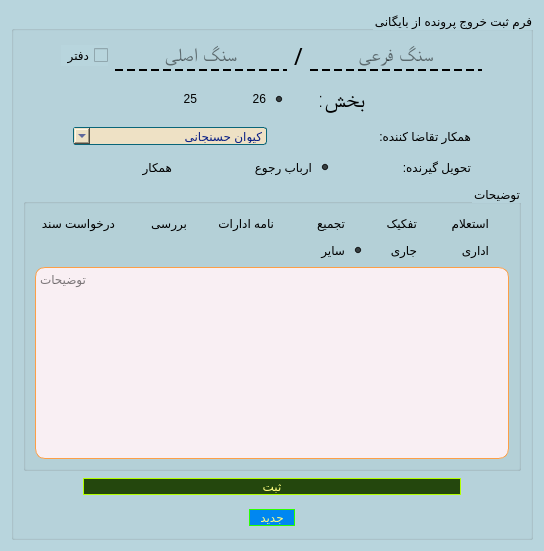
      <widget class="QWidget" name="tab1_inputData">
       <property name="layoutDirection">
        <enum>Qt::RightToLeft</enum>
       </property>
       <property name="styleSheet">
        <string notr="true">QWidget{
background-color: #b8d5dd  ;
}
QGroupBox{
background-color: rgba(0, 0, 0, 0);
}
QLineEdit{
background-color: rgba(0, 0, 0, 0);
font: 75 14pt &quot;A Arghavan&quot;;
border-style: dashed;
border-bottom-width: 2px;
}
QRadioButton{
background-color: rgba(0, 0, 0, 0);
font: 75 14pt &quot;A Arghavan&quot;;
}
QLabel{
background-color: rgba(0, 0, 0, 0);
font: 75 17pt &quot;A Arsoo&quot;;
}
QComboBox{
background-color: #eee1c5   ;
font: 75 10pt &quot;A Arsoo&quot;;
color:#0A1F85;
border: 1px solid #096578  ;
border-radius: 3px;
}
QTextEdit{
background-color: #f9eff3 ;
font: 75 9pt &quot;A Arsoo&quot;;
border: 1px solid  #fc9f47    ;
border-radius: 10px;
}
QCheckBox{
font: 75 12pt &quot;A Arsoo&quot;;
}
QStatusBar{
background-color:rgb(33, 33, 33);
color: rgb(0, 255, 59);
border:1px solid rgbrgb(0, 148, 0);
border-radius:2px;
	font: 8pt &quot;Dast Nevis&quot;;
}
</string>
       </property>
       <attribute name="title">
        <string>ورود اطلاعات</string>
       </attribute>
       <layout class="QGridLayout" name="gridLayout_4">
        <item row="0" column="1">
         <widget class="QGroupBox" name="groupBox_inputData">
          <property name="title">
           <string>فرم ثبت خروج پرونده از بایگانی</string>
          </property>
          <layout class="QGridLayout" name="gridLayout_2">
           <item row="6" column="0">
            <widget class="QGroupBox" name="groupBox_Tozihat">
             <property name="statusTip">
              <string>  علت درخواست پرونده از بایگانی  </string>
             </property>
             <property name="layoutDirection">
              <enum>Qt::RightToLeft</enum>
             </property>
             <property name="styleSheet">
              <string notr="true">QRadioButton{
font: 75 11pt &quot;A Arsoo&quot;;
}</string>
             </property>
             <property name="title">
              <string>توضیحات</string>
             </property>
             <layout class="QGridLayout" name="gridLayout_6">
              <item row="3" column="0" colspan="6">
               <widget class="QTextEdit" name="textEdit_Tozihat">
                <property name="enabled">
                 <bool>true</bool>
                </property>
                <property name="cursor" stdset="0">
                 <cursorShape>IBeamCursor</cursorShape>
                </property>
                <property name="statusTip">
                 <string>توضیحات خود را در این بخش بنویسید</string>
                </property>
                <property name="placeholderText">
                 <string>توضیحات</string>
                </property>
               </widget>
              </item>
              <item row="0" column="0">
               <widget class="QRadioButton" name="radioButton_estelam">
                <property name="text">
                 <string>استعلام</string>
                </property>
               </widget>
              </item>
              <item row="1" column="1">
               <widget class="QRadioButton" name="radioButton_Jari">
                <property name="text">
                 <string>جاری</string>
                </property>
               </widget>
              </item>
              <item row="1" column="0">
               <widget class="QRadioButton" name="radioButton_edary">
                <property name="text">
                 <string>اداری</string>
                </property>
               </widget>
              </item>
              <item row="1" column="2">
               <widget class="QRadioButton" name="radioButton_sayer">
                <property name="text">
                 <string>سایر</string>
                </property>
                <property name="checked">
                 <bool>true</bool>
                </property>
               </widget>
              </item>
              <item row="0" column="1">
               <widget class="QRadioButton" name="radioButton_tafkik">
                <property name="text">
                 <string>تفکیک</string>
                </property>
               </widget>
              </item>
              <item row="0" column="2">
               <widget class="QRadioButton" name="radioButton_tajmii">
                <property name="text">
                 <string>تجمیع</string>
                </property>
               </widget>
              </item>
              <item row="0" column="3">
               <widget class="QRadioButton" name="radioButton_nameEdarat">
                <property name="text">
                 <string>نامه ادارات</string>
                </property>
               </widget>
              </item>
              <item row="0" column="4">
               <widget class="QRadioButton" name="radioButton_Baresi">
                <property name="text">
                 <string>بررسی</string>
                </property>
               </widget>
              </item>
              <item row="0" column="5">
               <widget class="QRadioButton" name="radioButton_darKhastSanad">
                <property name="text">
                 <string>درخواست سند</string>
                </property>
               </widget>
              </item>
             </layout>
            </widget>
           </item>
           <item row="0" column="0">
            <layout class="QHBoxLayout" name="horizontalLayout_Sang">
             <item>
              <spacer name="horizontalSpacer">
               <property name="orientation">
                <enum>Qt::Horizontal</enum>
               </property>
               <property name="sizeHint" stdset="0">
                <size>
                 <width>38</width>
                 <height>20</height>
                </size>
               </property>
              </spacer>
             </item>
             <item>
              <widget class="QLineEdit" name="lineEdit_sangFari">
               <property name="font">
                <font>
                 <family>A Arghavan</family>
                 <pointsize>14</pointsize>
                 <weight>9</weight>
                 <italic>false</italic>
                 <bold>false</bold>
                </font>
               </property>
               <property name="statusTip">
                <string>سنگ فرعی را وارد کنید</string>
               </property>
               <property name="styleSheet">
                <string notr="true"/>
               </property>
               <property name="alignment">
                <set>Qt::AlignCenter</set>
               </property>
               <property name="placeholderText">
                <string>سنگ فرعی</string>
               </property>
              </widget>
             </item>
             <item>
              <widget class="QLabel" name="label">
               <property name="sizePolicy">
                <sizepolicy hsizetype="Preferred" vsizetype="Preferred">
                 <horstretch>0</horstretch>
                 <verstretch>0</verstretch>
                </sizepolicy>
               </property>
               <property name="font">
                <font>
                 <family>A Arsoo</family>
                 <pointsize>17</pointsize>
                 <weight>9</weight>
                 <italic>false</italic>
                 <bold>false</bold>
                </font>
               </property>
               <property name="text">
                <string>/</string>
               </property>
               <property name="alignment">
                <set>Qt::AlignCenter</set>
               </property>
               <property name="margin">
                <number>5</number>
               </property>
              </widget>
             </item>
             <item>
              <widget class="QLineEdit" name="lineEdit_sangAsli">
               <property name="font">
                <font>
                 <family>A Arghavan</family>
                 <pointsize>14</pointsize>
                 <weight>9</weight>
                 <italic>false</italic>
                 <bold>false</bold>
                </font>
               </property>
               <property name="statusTip">
                <string>سنگ اصلی را وارد کنید</string>
               </property>
               <property name="styleSheet">
                <string notr="true"/>
               </property>
               <property name="locale">
                <locale language="English" country="UnitedStates"/>
               </property>
               <property name="inputMethodHints">
                <set>Qt::ImhHiddenText</set>
               </property>
               <property name="alignment">
                <set>Qt::AlignCenter</set>
               </property>
               <property name="placeholderText">
                <string>سنگ اصلی</string>
               </property>
              </widget>
             </item>
             <item>
              <widget class="QCheckBox" name="checkBox_daftar">
               <property name="cursor">
                <cursorShape>PointingHandCursor</cursorShape>
               </property>
               <property name="statusTip">
                <string>   درخواست دریافت دفتر از بایگانی  </string>
               </property>
               <property name="text">
                <string>دفتر</string>
               </property>
              </widget>
             </item>
             <item>
              <spacer name="horizontalSpacer_2">
               <property name="orientation">
                <enum>Qt::Horizontal</enum>
               </property>
               <property name="sizeHint" stdset="0">
                <size>
                 <width>38</width>
                 <height>20</height>
                </size>
               </property>
              </spacer>
             </item>
            </layout>
           </item>
           <item row="2" column="0">
            <layout class="QHBoxLayout" name="horizontalLayout_QRadio">
             <property name="spacing">
              <number>30</number>
             </property>
             <property name="leftMargin">
              <number>10</number>
             </property>
             <property name="topMargin">
              <number>7</number>
             </property>
             <property name="rightMargin">
              <number>10</number>
             </property>
             <property name="bottomMargin">
              <number>7</number>
             </property>
             <item>
              <spacer name="horizontalSpacer_3">
               <property name="orientation">
                <enum>Qt::Horizontal</enum>
               </property>
               <property name="sizeHint" stdset="0">
                <size>
                 <width>40</width>
                 <height>20</height>
                </size>
               </property>
              </spacer>
             </item>
             <item>
              <widget class="QLabel" name="label_2">
               <property name="font">
                <font>
                 <family>A Arsoo</family>
                 <pointsize>17</pointsize>
                 <weight>9</weight>
                 <italic>false</italic>
                 <bold>false</bold>
                </font>
               </property>
               <property name="statusTip">
                <string>بخش را انتخاب کنید</string>
               </property>
               <property name="text">
                <string>بخش:</string>
               </property>
              </widget>
             </item>
             <item>
              <widget class="QRadioButton" name="radioButton_bakhsh26">
               <property name="cursor">
                <cursorShape>PointingHandCursor</cursorShape>
               </property>
               <property name="statusTip">
                <string>بخش 26 گیلان</string>
               </property>
               <property name="text">
                <string>26</string>
               </property>
               <property name="checked">
                <bool>true</bool>
               </property>
              </widget>
             </item>
             <item>
              <widget class="QRadioButton" name="radioButton_bakhsh25">
               <property name="cursor">
                <cursorShape>PointingHandCursor</cursorShape>
               </property>
               <property name="statusTip">
                <string>بخش 25 گیلان</string>
               </property>
               <property name="text">
                <string>25</string>
               </property>
               <property name="checked">
                <bool>false</bool>
               </property>
              </widget>
             </item>
             <item>
              <spacer name="horizontalSpacer_4">
               <property name="orientation">
                <enum>Qt::Horizontal</enum>
               </property>
               <property name="sizeHint" stdset="0">
                <size>
                 <width>40</width>
                 <height>20</height>
                </size>
               </property>
              </spacer>
             </item>
            </layout>
           </item>
           <item row="4" column="0">
            <layout class="QHBoxLayout" name="horizontalLayout_DarkhastKonande">
             <property name="spacing">
              <number>10</number>
             </property>
             <property name="leftMargin">
              <number>10</number>
             </property>
             <property name="topMargin">
              <number>0</number>
             </property>
             <property name="rightMargin">
              <number>10</number>
             </property>
             <property name="bottomMargin">
              <number>0</number>
             </property>
             <item>
              <spacer name="horizontalSpacer_5">
               <property name="orientation">
                <enum>Qt::Horizontal</enum>
               </property>
               <property name="sizeType">
                <enum>QSizePolicy::Fixed</enum>
               </property>
               <property name="sizeHint" stdset="0">
                <size>
                 <width>40</width>
                 <height>20</height>
                </size>
               </property>
              </spacer>
             </item>
             <item>
              <widget class="QLabel" name="label_3">
               <property name="statusTip">
                <string>همکار تقاضا کننده پرونده را مشخص کنید</string>
               </property>
               <property name="text">
                <string>همکار تقاضا کننده:</string>
               </property>
              </widget>
             </item>
             <item>
              <widget class="QComboBox" name="comboBox_Hamkaran">
               <property name="sizePolicy">
                <sizepolicy hsizetype="Preferred" vsizetype="Fixed">
                 <horstretch>0</horstretch>
                 <verstretch>0</verstretch>
                </sizepolicy>
               </property>
               <property name="cursor">
                <cursorShape>PointingHandCursor</cursorShape>
               </property>
               <property name="statusTip">
                <string>همکار تقاضا کننده پرونده را مشخص کنید</string>
               </property>
               <property name="editable">
                <bool>false</bool>
               </property>
               <property name="currentText">
                <string>کیوان حسنجانی</string>
               </property>
               <item>
                <property name="text">
                 <string>کیوان حسنجانی</string>
                </property>
               </item>
               <item>
                <property name="text">
                 <string>صائمه امجدی</string>
                </property>
               </item>
               <item>
                <property name="text">
                 <string>سیدمحمد آتشی</string>
                </property>
               </item>
               <item>
                <property name="text">
                 <string>علی رحمانی</string>
                </property>
               </item>
               <item>
                <property name="text">
                 <string>آرمان کاظمی</string>
                </property>
               </item>
               <item>
                <property name="text">
                 <string>یداله شهبازی</string>
                </property>
               </item>
               <item>
                <property name="text">
                 <string>سیدرشید کاظمی</string>
                </property>
               </item>
               <item>
                <property name="text">
                 <string>سیدمحمد موسوی</string>
                </property>
               </item>
               <item>
                <property name="text">
                 <string>صدیقه روشن</string>
                </property>
               </item>
               <item>
                <property name="text">
                 <string>محسن مهرافشان</string>
                </property>
               </item>
               <item>
                <property name="text">
                 <string>علیرضا آزادی</string>
                </property>
               </item>
               <item>
                <property name="text">
                 <string>سایر</string>
                </property>
               </item>
              </widget>
             </item>
             <item>
              <spacer name="horizontalSpacer_6">
               <property name="orientation">
                <enum>Qt::Horizontal</enum>
               </property>
               <property name="sizeType">
                <enum>QSizePolicy::Fixed</enum>
               </property>
               <property name="sizeHint" stdset="0">
                <size>
                 <width>40</width>
                 <height>20</height>
                </size>
               </property>
              </spacer>
             </item>
            </layout>
           </item>
           <item row="5" column="0">
            <layout class="QHBoxLayout" name="horizontalLayout_TahvilGirande">
             <property name="spacing">
              <number>20</number>
             </property>
             <property name="leftMargin">
              <number>10</number>
             </property>
             <property name="topMargin">
              <number>5</number>
             </property>
             <property name="rightMargin">
              <number>10</number>
             </property>
             <property name="bottomMargin">
              <number>0</number>
             </property>
             <item>
              <spacer name="horizontalSpacer_8">
               <property name="orientation">
                <enum>Qt::Horizontal</enum>
               </property>
               <property name="sizeType">
                <enum>QSizePolicy::Fixed</enum>
               </property>
               <property name="sizeHint" stdset="0">
                <size>
                 <width>40</width>
                 <height>20</height>
                </size>
               </property>
              </spacer>
             </item>
             <item>
              <widget class="QLabel" name="label_4">
               <property name="statusTip">
                <string>تحویل گیرنده پرونده از بایگانی را انتخاب کنید</string>
               </property>
               <property name="text">
                <string>تحویل گیرنده:</string>
               </property>
              </widget>
             </item>
             <item>
              <widget class="QRadioButton" name="radioButton_arbabRojo">
               <property name="cursor">
                <cursorShape>PointingHandCursor</cursorShape>
               </property>
               <property name="statusTip">
                <string>تحویل گیرنده پرونده از بایگانی را انتخاب کنید</string>
               </property>
               <property name="text">
                <string>ارباب رجوع</string>
               </property>
               <property name="checked">
                <bool>true</bool>
               </property>
              </widget>
             </item>
             <item>
              <widget class="QRadioButton" name="radioButton_hamkar">
               <property name="cursor">
                <cursorShape>PointingHandCursor</cursorShape>
               </property>
               <property name="statusTip">
                <string>تحویل گیرنده پرونده از بایگانی را انتخاب کنید</string>
               </property>
               <property name="text">
                <string>همکار</string>
               </property>
              </widget>
             </item>
             <item>
              <spacer name="horizontalSpacer_7">
               <property name="orientation">
                <enum>Qt::Horizontal</enum>
               </property>
               <property name="sizeType">
                <enum>QSizePolicy::Fixed</enum>
               </property>
               <property name="sizeHint" stdset="0">
                <size>
                 <width>40</width>
                 <height>20</height>
                </size>
               </property>
              </spacer>
             </item>
            </layout>
           </item>
           <item row="7" column="0">
            <layout class="QHBoxLayout" name="horizontalLayout_sabtBtn">
             <property name="leftMargin">
              <number>20</number>
             </property>
             <property name="topMargin">
              <number>0</number>
             </property>
             <property name="rightMargin">
              <number>20</number>
             </property>
             <property name="bottomMargin">
              <number>5</number>
             </property>
             <item>
              <spacer name="horizontalSpacer_12">
               <property name="orientation">
                <enum>Qt::Horizontal</enum>
               </property>
               <property name="sizeType">
                <enum>QSizePolicy::Fixed</enum>
               </property>
               <property name="sizeHint" stdset="0">
                <size>
                 <width>40</width>
                 <height>20</height>
                </size>
               </property>
              </spacer>
             </item>
             <item>
              <widget class="QPushButton" name="pushButton_sabt">
               <property name="cursor">
                <cursorShape>PointingHandCursor</cursorShape>
               </property>
               <property name="statusTip">
                <string>برای ثبت کلیک کنید</string>
               </property>
               <property name="styleSheet">
                <string notr="true">QPushButton:hover:!pressed
{
  border: 2px dashed rgb(255, 85, 0);
	background-color: rgb(129, 125, 255);
	color: #FF0000;
}
QPushButton{
background-color: #24470d  ;
font: 14pt &quot;A Arsoo&quot;;
color: rgb(255, 255, 127);
border: 1px solid   #b2ff00  ;
border-radius: 10px;
}</string>
               </property>
               <property name="text">
                <string>ثبت</string>
               </property>
               <property name="autoDefault">
                <bool>false</bool>
               </property>
               <property name="default">
                <bool>false</bool>
               </property>
              </widget>
             </item>
             <item>
              <spacer name="horizontalSpacer_11">
               <property name="orientation">
                <enum>Qt::Horizontal</enum>
               </property>
               <property name="sizeType">
                <enum>QSizePolicy::Fixed</enum>
               </property>
               <property name="sizeHint" stdset="0">
                <size>
                 <width>40</width>
                 <height>20</height>
                </size>
               </property>
              </spacer>
             </item>
            </layout>
           </item>
           <item row="8" column="0">
            <layout class="QHBoxLayout" name="horizontalLayout_btnNew">
             <property name="leftMargin">
              <number>10</number>
             </property>
             <property name="topMargin">
              <number>0</number>
             </property>
             <property name="rightMargin">
              <number>10</number>
             </property>
             <property name="bottomMargin">
              <number>0</number>
             </property>
             <item>
              <spacer name="horizontalSpacer_10">
               <property name="orientation">
                <enum>Qt::Horizontal</enum>
               </property>
               <property name="sizeType">
                <enum>QSizePolicy::Fixed</enum>
               </property>
               <property name="sizeHint" stdset="0">
                <size>
                 <width>40</width>
                 <height>20</height>
                </size>
               </property>
              </spacer>
             </item>
             <item>
              <widget class="QPushButton" name="pushButton_new">
               <property name="sizePolicy">
                <sizepolicy hsizetype="Maximum" vsizetype="Maximum">
                 <horstretch>0</horstretch>
                 <verstretch>0</verstretch>
                </sizepolicy>
               </property>
               <property name="cursor">
                <cursorShape>PointingHandCursor</cursorShape>
               </property>
               <property name="statusTip">
                <string>پاکسازی فرم برای ثبت اطلاعات جدید</string>
               </property>
               <property name="styleSheet">
                <string notr="true">QPushButton:hover:!pressed
{
  border: 2px dashed   #039cff  ;
	background-color:  #cddbab  ;
	color:   #d101ff  ;
}
QPushButton{
background-color:   #0087f1    ;
font: 14pt &quot;A Arsoo&quot;;
color: rgb(255, 255, 127);
border: 1px solid   #2bff01 ;;
border-radius: 10px;
}</string>
               </property>
               <property name="text">
                <string>   جدید   </string>
               </property>
               <property name="shortcut">
                <string>Ctrl+N</string>
               </property>
              </widget>
             </item>
             <item>
              <spacer name="horizontalSpacer_9">
               <property name="orientation">
                <enum>Qt::Horizontal</enum>
               </property>
               <property name="sizeType">
                <enum>QSizePolicy::Fixed</enum>
               </property>
               <property name="sizeHint" stdset="0">
                <size>
                 <width>40</width>
                 <height>20</height>
                </size>
               </property>
              </spacer>
             </item>
            </layout>
           </item>
          </layout>
         </widget>
        </item>
       </layout>
      </widget>
